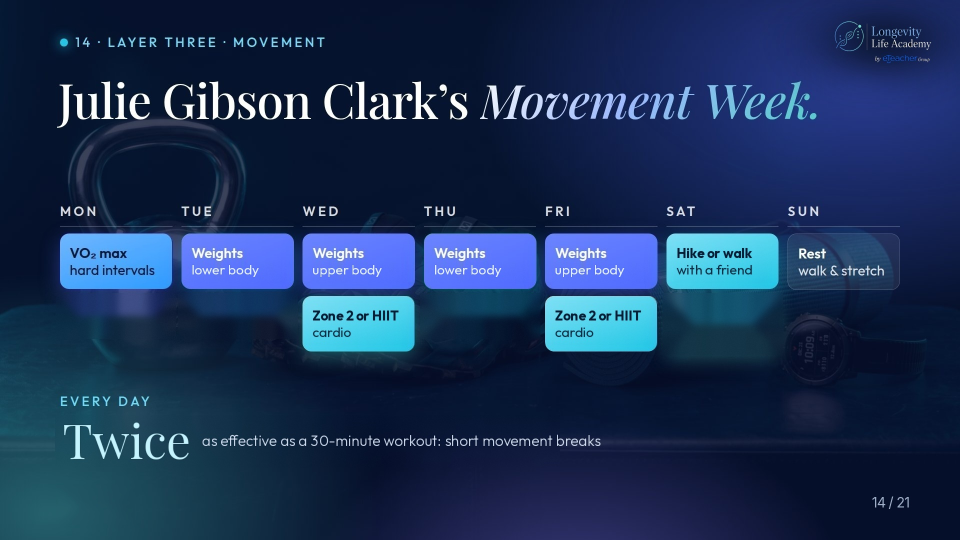
#> input picture slide-canvas/v46/assets/n14-movement-week.jpg, 1920 x 1080 px (shown at 1/2 size)
$ python build-v46-round16-movement-julie.py
#> lines starting #> are read from the running program, lines starting #| are printed output that depends on the picture; after the words box and inside, x2 and y2 are one past the last pixel; in counts of white or black regions, pixels touching at a corner belong together
# V46 round 16 (Omri override): Julie's option B of the Movement Week slide (n14-movement-week.jpg stays byte-identical).
# Built from the ORIGINAL n14 image: every original tile and the 'Twice' block stay exactly where they are. One WHITE box per day, 'Mobility & balance' only,
# placed directly below that day's lowest existing tile (same size 225x109, radius 16, 16 px gap, Outfit bold 27px like the tiles' headline line).
import cv2,numpy as np
from playwright.sync_api import sync_playwright
src=cv2.imread('assets/n14-movement-week.jpg');H,W=src.shape[:2];B=src.astype(np.float32)
#> further down, src is the input picture: shape (1080, 1920, 3); mean B, G, R 87.2, 49.5, 26.3
#> after `H, W = src.shape[:2]`: H = 1080; W = 1920
XS=[119,362,604,847,1089,1332,1574];TW=225;TH=109;ROW=[467,592,717]   # tile rows (originals at 467 and 592; third slot = 592+109+16)
LOWEST=[0,0,1,0,1,0,0]                                            # Wed and Fri have a second tile (Zone 2 or HIIT)
def rrect(w,h,r,ss=4):
#> called with w = 225, h = 109, r = 16, ss = 4
    big=np.zeros((h*ss,w*ss),np.uint8)
    cv2.rectangle(big,(r*ss,0),(w*ss-r*ss,h*ss),255,-1);cv2.rectangle(big,(0,r*ss),(w*ss,h*ss-r*ss),255,-1)
#> after `cv2.rectangle(big, (r * ss, 0), (w * ss - r * ss, h * ss), 255, -1)`:
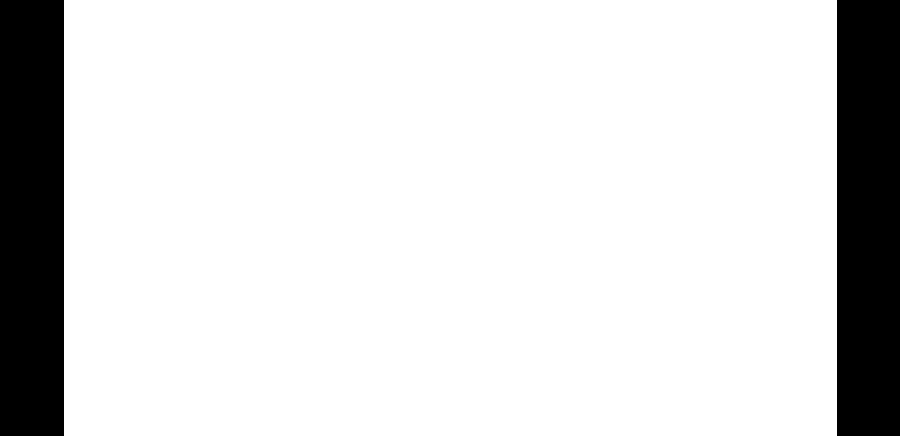
#> big: shape (436, 900); 85.9% white; 2 black regions, box (x1, y1, x2, y2) and area: (0, 0, 64, 436) 27904, (837, 0, 900, 436) 27468
#> after `cv2.rectangle(big, (0, r * ss), (w * ss, h * ss - r * ss), 255, -1)`:
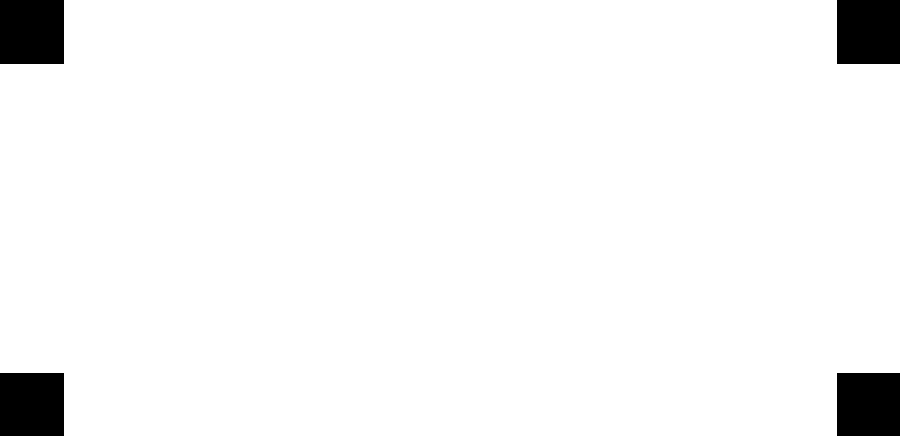
#> big: shape (436, 900); 95.9% white; 4 black regions, box (x1, y1, x2, y2) and area: (0, 0, 64, 64) 4096, (837, 0, 900, 64) 4032, (0, 373, 64, 436) 4032, (837, 373, 900, 436) 3969
    for cx in (r*ss,w*ss-r*ss):
        for cy in (r*ss,h*ss-r*ss):cv2.circle(big,(cx,cy),r*ss,255,-1)
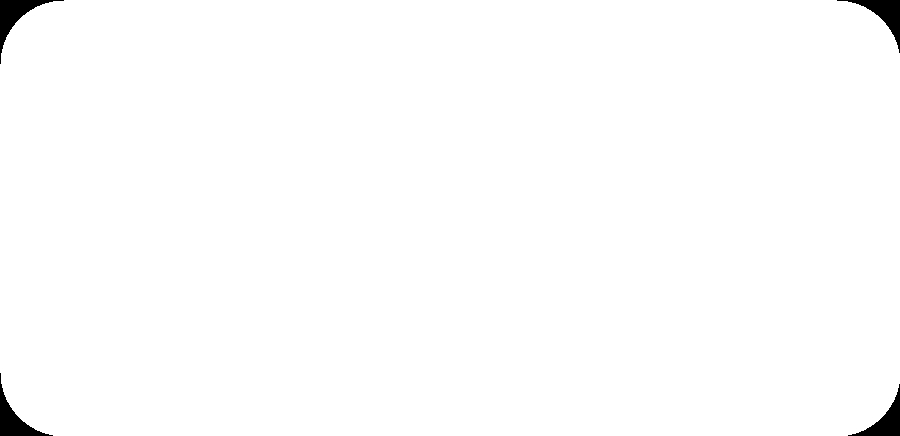
#> big: shape (436, 900); 99.1% white; 4 black regions, box (x1, y1, x2, y2) and area: (0, 0, 64, 64) 947, (837, 0, 900, 53) 883, (0, 373, 53, 436) 883, (848, 384, 900, 436) 820
    return (cv2.resize(big,(w,h),interpolation=cv2.INTER_AREA).astype(np.float32)/255.)[...,None]
m=rrect(TW,TH,16)
t=np.linspace(0,1,TH)[:,None,None];grad=np.broadcast_to(np.array([255,255,255],np.float32)*(1-t)+np.array([247,242,238],np.float32)*t,(TH,TW,3))   # white, a hair greyer at the bottom
boxes=[]
for x,l in zip(XS,LOWEST):
    y=ROW[l+1];boxes.append((x,y));B[y:y+TH,x:x+TW]=B[y:y+TH,x:x+TW]*(1-m)+grad*m
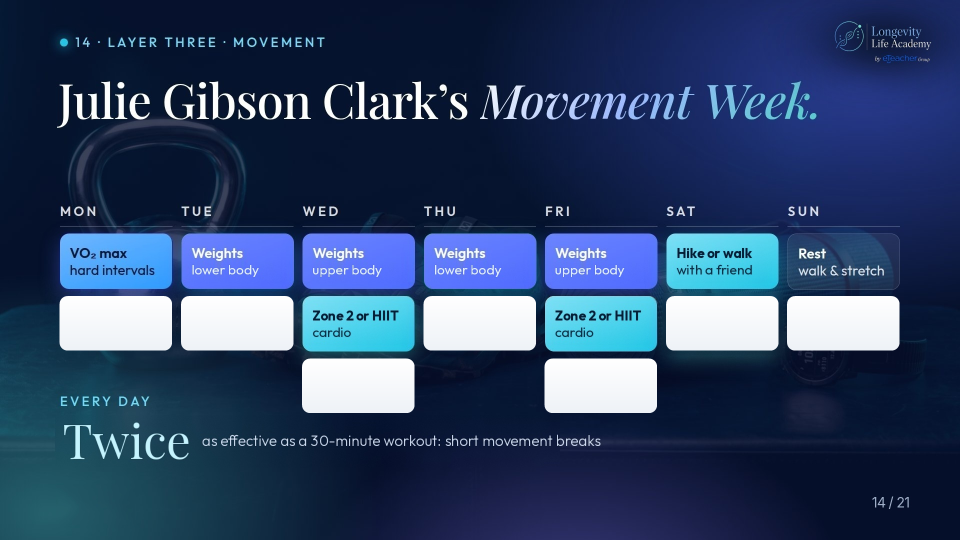
#> B: shape (1080, 1920, 3) float32 (shown at 1/2 size); mean B, G, R 103, 67, 45.6
#> after the loop, boxes = [(119, 592), (362, 592), (604, 717), (847, 592), (1089, 717), (1332, 592), (1574, 592)]
OF='file:///usr/share/fonts/truetype/sand-box/google/Outfit/Outfit-VariableFont_wght.ttf'
th=''.join('<div class="t" style="left:%dpx;top:%dpx"><b>Mobility &amp;</b><b>balance</b></div>'%(x+20,y) for x,y in boxes)
html='''<html><head><style>@font-face{font-family:OF;font-weight:100 900;src:url(%s)}html,body{margin:0;background:transparent}
.t{position:absolute;height:%dpx;display:flex;flex-direction:column;justify-content:center;white-space:nowrap;font-family:OF;font-size:27px;line-height:34px;color:#06122B}.t b{font-weight:700}</style></head><body>%s</body></html>'''%(OF,TH,th)
open('/tmp/mw.html','w').write(html)
#> (the run stopped early here; a loop or call above may not have finished)

$ run again, with slide-canvas/v46/assets/movement.jpg copied over slide-canvas/v46/assets/n14-movement-week.jpg
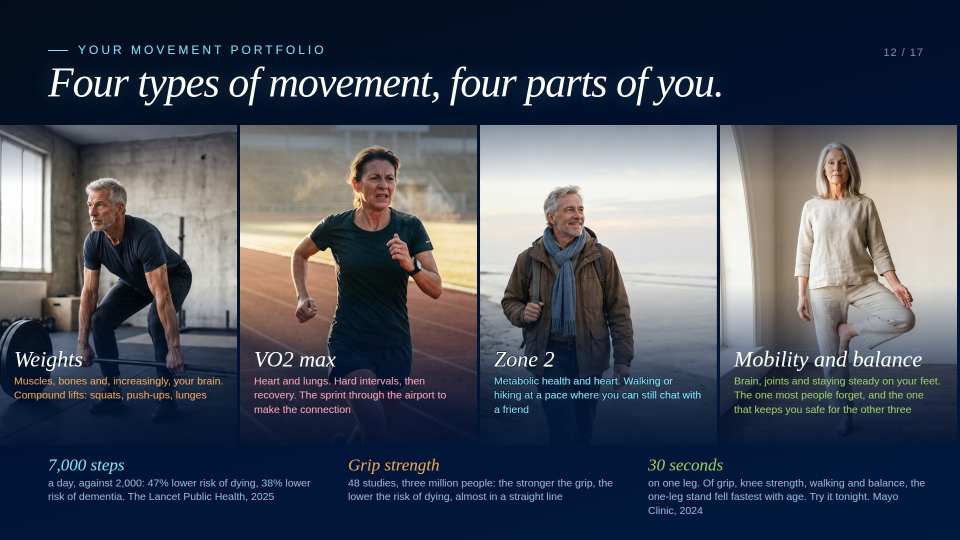
#> input picture slide-canvas/v46/assets/movement.jpg, 1920 x 1080 px (shown at 1/2 size)
#> src is the input picture: shape (1080, 1920, 3); mean B, G, R 89.1, 76.1, 69.1
#> after the loop `for x,l in zip(XS,LOWEST):`:
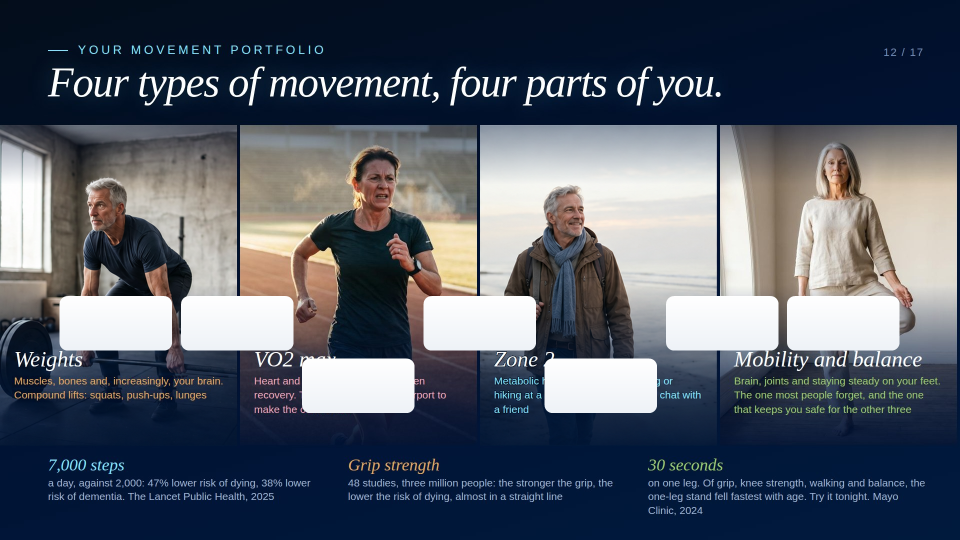
#> B: shape (1080, 1920, 3) float32 (shown at 1/2 size); mean B, G, R 102.4, 88.9, 81.7
#> after the loop `for x,l in zip(XS,LOWEST):`: boxes = [(119, 592), (362, 592), (604, 717), (847, 592), (1089, 717), (1332, 592), (1574, 592)]
